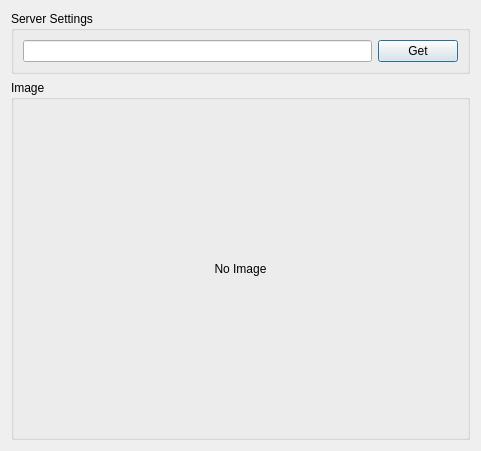
<?xml version="1.0" encoding="UTF-8"?>
<ui version="4.0">
 <class>ClientDialog</class>
 <widget class="QDialog" name="ClientDialog">
  <property name="geometry">
   <rect>
    <x>0</x>
    <y>0</y>
    <width>481</width>
    <height>451</height>
   </rect>
  </property>
  <property name="windowTitle">
   <string>Dialog</string>
  </property>
  <layout class="QGridLayout" name="gridLayout_3">
   <item row="0" column="0">
    <widget class="QGroupBox" name="groupBox">
     <property name="sizePolicy">
      <sizepolicy hsizetype="Preferred" vsizetype="Minimum">
       <horstretch>0</horstretch>
       <verstretch>0</verstretch>
      </sizepolicy>
     </property>
     <property name="title">
      <string>Server Settings</string>
     </property>
     <layout class="QGridLayout" name="gridLayout">
      <item row="0" column="0">
       <layout class="QHBoxLayout" name="horizontalLayout">
        <item>
         <widget class="QLineEdit" name="serverEdit"/>
        </item>
        <item>
         <widget class="QPushButton" name="getButton">
          <property name="text">
           <string>Get</string>
          </property>
         </widget>
        </item>
       </layout>
      </item>
     </layout>
    </widget>
   </item>
   <item row="1" column="0">
    <widget class="QGroupBox" name="groupBox_2">
     <property name="sizePolicy">
      <sizepolicy hsizetype="Preferred" vsizetype="Preferred">
       <horstretch>0</horstretch>
       <verstretch>1</verstretch>
      </sizepolicy>
     </property>
     <property name="title">
      <string>Image</string>
     </property>
     <layout class="QGridLayout" name="gridLayout_2">
      <item row="0" column="0">
       <widget class="QLabel" name="imageLabel">
        <property name="text">
         <string>No Image</string>
        </property>
        <property name="alignment">
         <set>Qt::AlignCenter</set>
        </property>
       </widget>
      </item>
     </layout>
    </widget>
   </item>
  </layout>
 </widget>
 <resources/>
 <connections/>
</ui>
